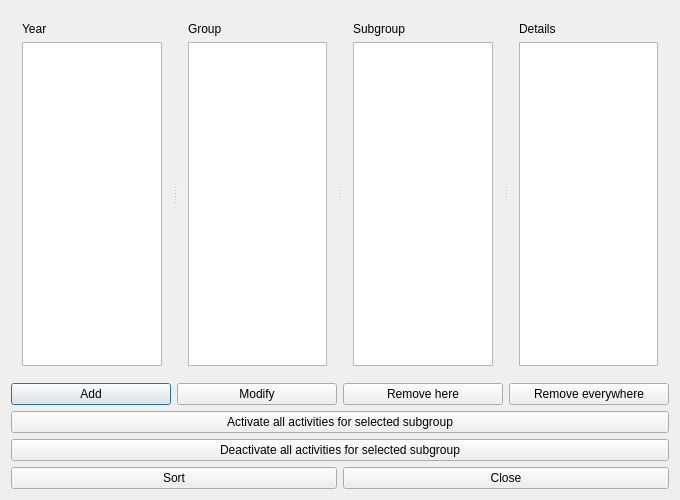
<?xml version="1.0" encoding="UTF-8"?>
<ui version="4.0">
 <class>SubgroupsForm_template</class>
 <widget class="QDialog" name="SubgroupsForm_template">
  <property name="geometry">
   <rect>
    <x>0</x>
    <y>0</y>
    <width>680</width>
    <height>500</height>
   </rect>
  </property>
  <property name="windowTitle">
   <string extracomment="The name of the dialog which lists the subgroups of students">Subgroups of students</string>
  </property>
  <layout class="QGridLayout" name="gridLayout">
   <item row="0" column="0">
    <widget class="QSplitter" name="splitter">
     <property name="sizePolicy">
      <sizepolicy hsizetype="Expanding" vsizetype="Expanding">
       <horstretch>0</horstretch>
       <verstretch>0</verstretch>
      </sizepolicy>
     </property>
     <property name="orientation">
      <enum>Qt::Horizontal</enum>
     </property>
     <widget class="QWidget" name="layoutWidget">
      <layout class="QVBoxLayout" name="verticalLayout_4">
       <item>
        <widget class="QLabel" name="yearTextLabel">
         <property name="text">
          <string>Year</string>
         </property>
         <property name="wordWrap">
          <bool>false</bool>
         </property>
        </widget>
       </item>
       <item>
        <widget class="QListWidget" name="yearsListWidget"/>
       </item>
      </layout>
     </widget>
     <widget class="QWidget" name="layoutWidget2">
      <layout class="QVBoxLayout" name="verticalLayout_3">
       <item>
        <widget class="QLabel" name="groupsTextLabel">
         <property name="text">
          <string>Group</string>
         </property>
         <property name="wordWrap">
          <bool>false</bool>
         </property>
        </widget>
       </item>
       <item>
        <widget class="QListWidget" name="groupsListWidget"/>
       </item>
      </layout>
     </widget>
     <widget class="QWidget" name="layoutWidget3">
      <layout class="QVBoxLayout" name="verticalLayout_2">
       <item>
        <widget class="QLabel" name="subgroupsTextLabel">
         <property name="text">
          <string>Subgroup</string>
         </property>
         <property name="wordWrap">
          <bool>false</bool>
         </property>
        </widget>
       </item>
       <item>
        <widget class="QListWidget" name="subgroupsListWidget"/>
       </item>
      </layout>
     </widget>
     <widget class="QWidget" name="layoutWidget4">
      <layout class="QVBoxLayout" name="verticalLayout">
       <item>
        <widget class="QLabel" name="subgroupTextLabel">
         <property name="text">
          <string>Details</string>
         </property>
         <property name="wordWrap">
          <bool>false</bool>
         </property>
        </widget>
       </item>
       <item>
        <widget class="QPlainTextEdit" name="subgroupTextEdit"/>
       </item>
      </layout>
     </widget>
    </widget>
   </item>
   <item row="1" column="0">
    <layout class="QHBoxLayout" name="horizontalLayout_2">
     <item>
      <widget class="QPushButton" name="addSubgroupPushButton">
       <property name="text">
        <string>Add</string>
       </property>
      </widget>
     </item>
     <item>
      <widget class="QPushButton" name="modifySubgroupPushButton">
       <property name="text">
        <string>Modify</string>
       </property>
      </widget>
     </item>
     <item>
      <widget class="QPushButton" name="removeSubgroupPushButton">
       <property name="text">
        <string comment="It means &quot;Remove from here&quot; (but I want to keep the field shorter), remove the subgroup only from the current year/group. Please keep the translation short.">Remove here</string>
       </property>
      </widget>
     </item>
     <item>
      <widget class="QPushButton" name="purgeSubgroupPushButton">
       <property name="text">
        <string comment="It means &quot;Remove from everywhere&quot; (but I want to keep the field shorter), remove the subgroup from all the years/groups in which it appears. Please keep the translation short.">Remove everywhere</string>
       </property>
      </widget>
     </item>
    </layout>
   </item>
   <item row="2" column="0">
    <widget class="QPushButton" name="activateStudentsPushButton">
     <property name="text">
      <string>Activate all activities for selected subgroup</string>
     </property>
    </widget>
   </item>
   <item row="3" column="0">
    <widget class="QPushButton" name="deactivateStudentsPushButton">
     <property name="text">
      <string>Deactivate all activities for selected subgroup</string>
     </property>
    </widget>
   </item>
   <item row="4" column="0">
    <layout class="QHBoxLayout" name="horizontalLayout">
     <item>
      <widget class="QPushButton" name="sortSubgroupsPushButton">
       <property name="text">
        <string>Sort</string>
       </property>
      </widget>
     </item>
     <item>
      <widget class="QPushButton" name="closePushButton">
       <property name="text">
        <string>Close</string>
       </property>
      </widget>
     </item>
    </layout>
   </item>
  </layout>
 </widget>
 <layoutdefault spacing="6" margin="11"/>
 <resources/>
 <connections/>
</ui>
